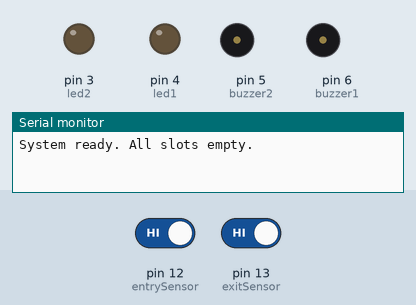
Simulated run of this sketch. Board: Arduino Uno, built with avr-gcc and run on an emulated ATmega328P. Shown: output pins drawn as LEDs (lit = HIGH), buzzer (waves = sounding, pin HIGH), the last lines printed to the serial monitor. Inputs (shaded band) come from the test bench; at power-on: pin 12 (entrySensor) HIGH, pin 13 (exitSensor) HIGH.

Above: at 1.2 s.
1.3 s: pin 12 (entrySensor) driven LOW
At 4.1 s:
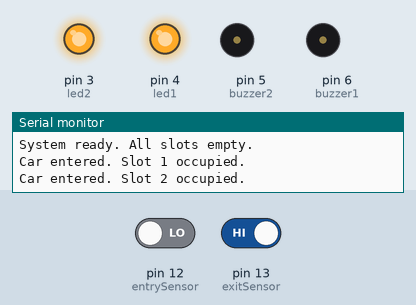
4.3 s: pin 13 (exitSensor) driven LOW
At 7.1 s:
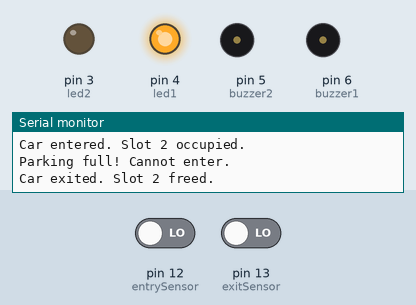
7.3 s: pin 12 (entrySensor) driven HIGH
At 7.9 s:
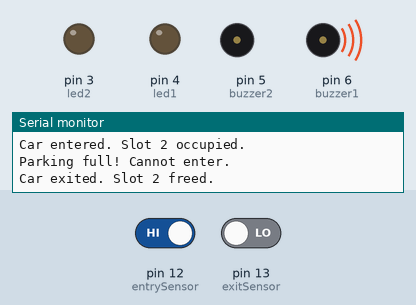
Timing chart, 0 to 10.3 s (numbered marks = the images above; inputs shaded):
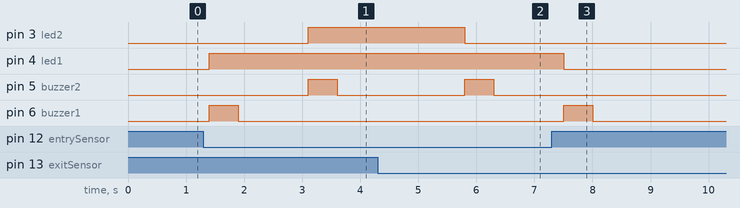

The sketch:

code.ino
```cpp
int entrySensor = 12;     // IR Sensor 1 - Entry
int exitSensor = 13;      // IR Sensor 2 - Exit

int led1 = 4;             // Parking Slot 1
int led2 = 3;             // Parking Slot 2

int buzzer1 = 6;
int buzzer2 = 5;

bool slot1 = false;
bool slot2 = false;

void setup() {
  Serial.begin(9600);
  pinMode(entrySensor, INPUT);
  pinMode(exitSensor, INPUT);
  pinMode(led1, OUTPUT);
  pinMode(led2, OUTPUT);
  pinMode(buzzer1, OUTPUT);
  pinMode(buzzer2, OUTPUT);

  digitalWrite(led1, LOW);
  digitalWrite(led2, LOW);
  digitalWrite(buzzer1, LOW);
  digitalWrite(buzzer2, LOW);

  Serial.println("System ready. All slots empty.");
}

void loop() {
  int entryValue = digitalRead(entrySensor);
  int exitValue = digitalRead(exitSensor);

  // === Entry ===
  if (entryValue == LOW) {  // Car detected entering
    if (!slot1) {
      slot1 = true;
      digitalWrite(led1, HIGH);
      buzz(buzzer1);
      Serial.println("Car entered. Slot 1 occupied.");
    }
    else if (!slot2) {
      slot2 = true;
      digitalWrite(led2, HIGH);
      buzz(buzzer2);
      Serial.println("Car entered. Slot 2 occupied.");
    } else {
      Serial.println("Parking full! Cannot enter.");
    }
    delay(1000);  // Wait to avoid multiple readings
  }

  // === Exit ===
  if (exitValue == LOW) {  // Car detected exiting
    if (slot2) {
      slot2 = false;
      digitalWrite(led2, LOW);
      buzz(buzzer2);
      Serial.println("Car exited. Slot 2 freed.");
    }
    else if (slot1) {
      slot1 = false;
      digitalWrite(led1, LOW);
      buzz(buzzer1);
      Serial.println("Car exited. Slot 1 freed.");
    } else {
      Serial.println("Parking already empty!");
    }
    delay(1000);
  }

  delay(200);  // Small delay to stabilize readings
}

void buzz(int pin) {
  digitalWrite(pin, HIGH);
  delay(500);
  digitalWrite(pin, LOW);
}
```

Measured:
- after the input at 1.3 s, pin 3 (led2): LOW → HIGH after 1.8 s; pin 4 (led1): LOW → HIGH after 0.10 s; pin 5 (buzzer2): LOW → HIGH after 1.8 s, → LOW 0.50 s later; pin 6 (buzzer1): LOW → HIGH after 0.10 s, → LOW 0.50 s later
- after the input at 4.3 s, pin 3 (led2): HIGH → LOW after 1.5 s; pin 5 (buzzer2): LOW → HIGH after 1.5 s, → LOW 0.50 s later
- after the input at 7.3 s, pin 3 (led2), pin 5 (buzzer2): stops changing and stays LOW; pin 4 (led1): HIGH → LOW after 0.20 s; pin 6 (buzzer1): LOW → HIGH after 0.20 s, → LOW 0.50 s later
